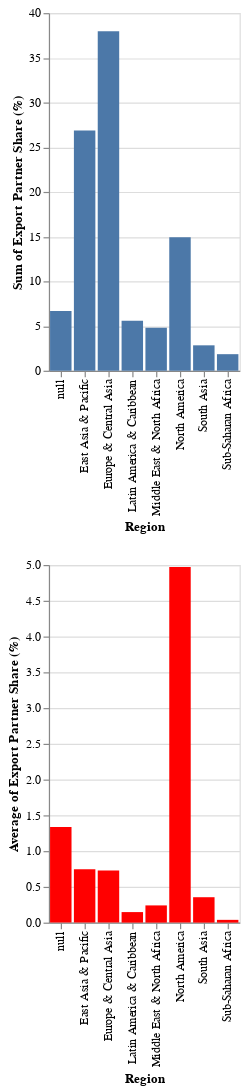

Write notebook code for a chart like this one.
### Code cell
#data visualization showing average and total export by region
Chart = alt.Chart(export)
total = alt.Chart(export).mark_bar().encode(x= "Region", y = "sum(Export Partner Share (%))")
average = alt.Chart(export).mark_bar(color = "red").encode(x= "Region", y = "average(Export Partner Share (%))")
total & average

### Figure 1 — Vega-Lite specification as saved in the notebook (floating-point values rounded to 4 significant figures; data arrays with more than 128 entries replaced by an {"elided": "..."} marker saying what was removed)
{"config": {"view": {"continuousWidth": 400, "continuousHeight": 300}}, "vconcat": [{"mark": "bar", "encoding": {"x": {"type": "nominal", "field": "Region"}, "y": {"type": "quantitative", "aggregate": "sum", "field": "Export Partner Share (%)"}}}, {"mark": {"type": "bar", "color": "red"}, "encoding": {"x": {"type": "nominal", "field": "Region"}, "y": {"type": "quantitative", "aggregate": "average", "field": "Export Partner Share (%)"}}}], "data": {"name": "data-f3bc781c23b74c07a1afad48a158880b"}, "$schema": "https://vega.github.io/schema/vega-lite/v4.8.1.json", "datasets": {"data-f3bc781c23b74c07a1afad48a158880b": {"elided": "210 records"}}}
